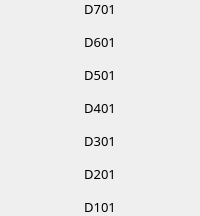
                            <widget class="QFrame" name="frame_69">
                             <property name="frameShape">
                              <enum>QFrame::NoFrame</enum>
                             </property>
                             <property name="frameShadow">
                              <enum>QFrame::Raised</enum>
                             </property>
                             <layout class="QVBoxLayout" name="verticalLayout_75">
                              <property name="spacing">
                               <number>15</number>
                              </property>
                              <property name="leftMargin">
                               <number>0</number>
                              </property>
                              <property name="topMargin">
                               <number>0</number>
                              </property>
                              <property name="rightMargin">
                               <number>0</number>
                              </property>
                              <property name="bottomMargin">
                               <number>0</number>
                              </property>
                              <item>
                               <widget class="QLabel" name="label_d701">
                                <property name="font">
                                 <font>
                                  <family>Mitr SemiBold</family>
                                  <pointsize>10</pointsize>
                                 </font>
                                </property>
                                <property name="text">
                                 <string>D701</string>
                                </property>
                                <property name="alignment">
                                 <set>Qt::AlignCenter</set>
                                </property>
                               </widget>
                              </item>
                              <item>
                               <widget class="QLabel" name="label_d601">
                                <property name="font">
                                 <font>
                                  <family>Mitr SemiBold</family>
                                  <pointsize>10</pointsize>
                                 </font>
                                </property>
                                <property name="text">
                                 <string>D601</string>
                                </property>
                                <property name="alignment">
                                 <set>Qt::AlignCenter</set>
                                </property>
                               </widget>
                              </item>
                              <item>
                               <widget class="QLabel" name="label_d501">
                                <property name="font">
                                 <font>
                                  <family>Mitr SemiBold</family>
                                  <pointsize>10</pointsize>
                                 </font>
                                </property>
                                <property name="text">
                                 <string>D501</string>
                                </property>
                                <property name="alignment">
                                 <set>Qt::AlignCenter</set>
                                </property>
                               </widget>
                              </item>
                              <item>
                               <widget class="QLabel" name="label_d401">
                                <property name="font">
                                 <font>
                                  <family>Mitr SemiBold</family>
                                  <pointsize>10</pointsize>
                                 </font>
                                </property>
                                <property name="text">
                                 <string>D401</string>
                                </property>
                                <property name="alignment">
                                 <set>Qt::AlignCenter</set>
                                </property>
                               </widget>
                              </item>
                              <item>
                               <widget class="QLabel" name="label_d301">
                                <property name="font">
                                 <font>
                                  <family>Mitr SemiBold</family>
                                  <pointsize>10</pointsize>
                                 </font>
                                </property>
                                <property name="text">
                                 <string>D301</string>
                                </property>
                                <property name="alignment">
                                 <set>Qt::AlignCenter</set>
                                </property>
                               </widget>
                              </item>
                              <item>
                               <widget class="QLabel" name="label_d201">
                                <property name="font">
                                 <font>
                                  <family>Mitr SemiBold</family>
                                  <pointsize>10</pointsize>
                                 </font>
                                </property>
                                <property name="text">
                                 <string>D201</string>
                                </property>
                                <property name="alignment">
                                 <set>Qt::AlignCenter</set>
                                </property>
                               </widget>
                              </item>
                              <item>
                               <widget class="QLabel" name="label_d101">
                                <property name="font">
                                 <font>
                                  <family>Mitr SemiBold</family>
                                  <pointsize>10</pointsize>
                                 </font>
                                </property>
                                <property name="text">
                                 <string>D101</string>
                                </property>
                                <property name="alignment">
                                 <set>Qt::AlignCenter</set>
                                </property>
                               </widget>
                              </item>
                             </layout>
                            </widget>
